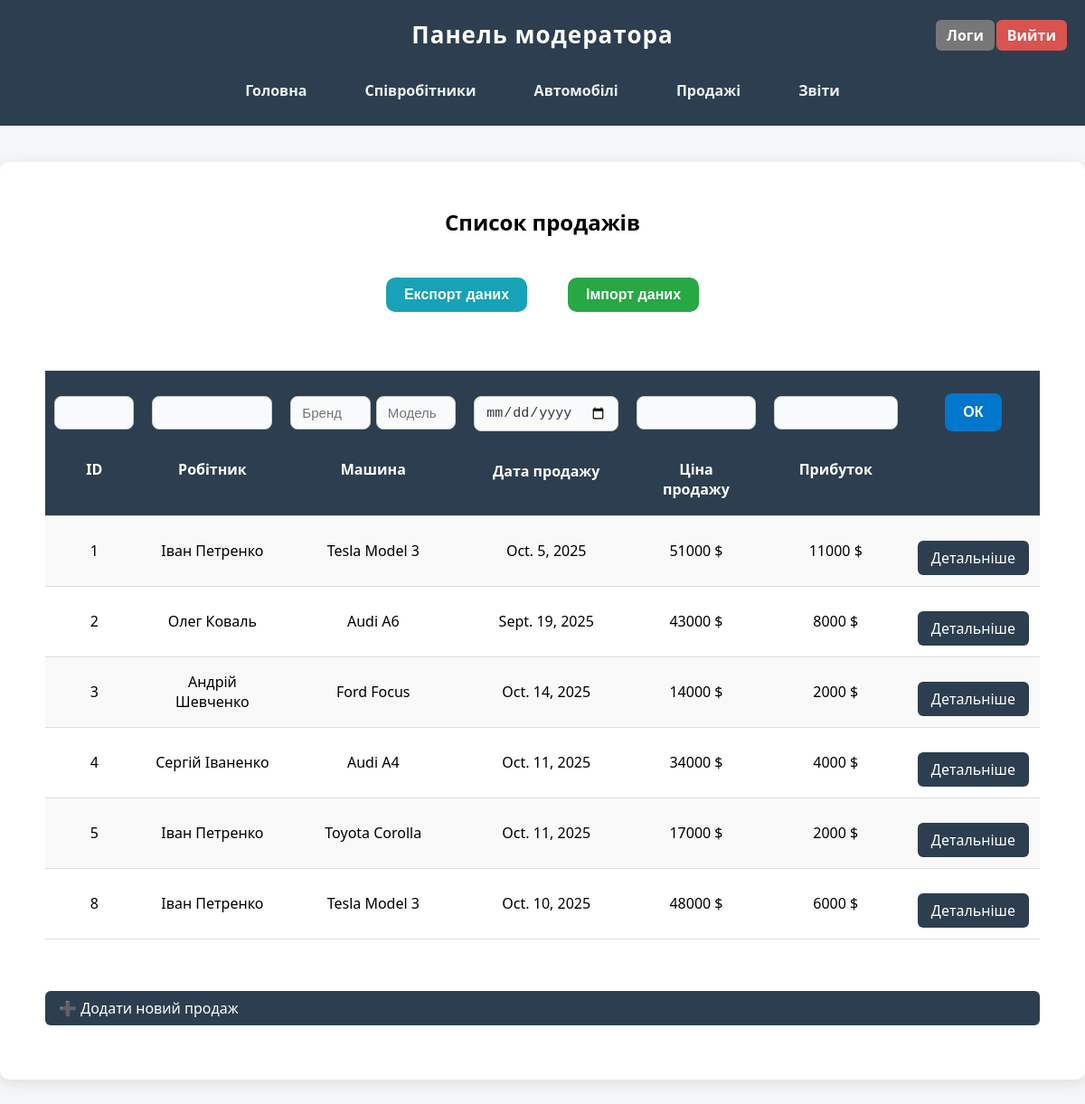
Page /moderator/sales/ (signed in) on the committed database.
### main/models.py (models this page shows, shortened)
class Sale(models.Model):
    worker = models.ForeignKey(Worker, on_delete=models.PROTECT)
    car = models.ForeignKey(Car, on_delete=models.PROTECT)
    sale_date = models.DateField()
    selling_price = models.IntegerField()
    profit = models.IntegerField(editable=False, default=0)

class Worker(models.Model):
    full_name = models.CharField(max_length=100)
    position = models.CharField(max_length=100)
    phone = models.CharField(max_length=15)
    email = models.EmailField()
    is_active = models.BooleanField(default=True)

class Car(models.Model):
    producer_name = models.CharField(max_length=100)
    year_production = models.IntegerField()
    model = models.CharField(max_length=100)
    cost = models.IntegerField()
    potential_selling_price = models.IntegerField()
    is_available = models.BooleanField(default=True)

### moderator/views.py (the view)
# urls.py: path('sales/', views.show_sales_list, name='sales_list'),
@moderator_required
def show_sales_list(request):
    return show_objects_list(request, Sale,
                             ['id', 'worker__full_name', 'car__producer_name', 'sale_date', 'selling_price', 'profit'],
                             'moderator/sales/sales_list.html',
                             'all_sales')

### moderator/views.py (called while the page is built)
@moderator_required
def show_objects_list(request, model_name, fields, template_name, objects_name):
    logger.info(f'Модератор переглянув список об’єктів: {model_name}.')
    all_objects = model_name.objects.all()
    sort_field = request.GET.get('sort', 'id')
    direction = request.GET.get('dir', 'asc')
    if request.method == 'GET':
        filter_fields = fields
        filters = {}
        for f in filter_fields:
            value = request.GET.get(f'filter_{f}')
            if value:
                filters[f] = value
        all_objects = all_objects.filter(**filters)
        if direction == 'desc':
            all_objects = all_objects.order_by(f'-{sort_field}')
        else:
            all_objects = all_objects.order_by(sort_field)
    return render(request, template_name, {objects_name : all_objects, 'sort_field' : sort_field, 'direction' : direction})

### moderator/templates/moderator/sales/sales_list.html (shortened to what this page needs)
{% extends 'layout_m.html' %}
{% block content %}
    <h2 style="text-align: center; margin-bottom: 30px;">Список продажів</h2>
    <div class="button-row">
        <form action="{% url 'export_sales' %}" method="post">
            <button type="submit" class="btn export">Експорт даних</button>
        </form>
            <form action="{% url 'import_sales' %}" method="post">
            <button type="submit" class="btn import">Імпорт даних</button>
        </form>
    </div>
    <form method="get">
        <table>
            <tr>
                <th>
                    <input name="filter_id" type="number">
                    <a href="?sort=id&dir={% if sort_field == 'id' and direction == 'asc' %}desc{% else %}asc{% endif %}">ID</a>
                </th>
                <th>
                    <input name="filter_worker" type="text">
                    <a href="?sort=worker&dir={% if sort_field == 'worker' and direction == 'asc' %}desc{% else %}asc{% endif %}">Робітник</a>
                </th>
                <th>
                    <div class="filter-inline">
                        <input name="filter_car__producer_name" type="text" placeholder="Бренд">
                        <input name="filter_car__model" type="text" placeholder="Модель">
                    </div>
                    <a href="?sort=car&dir={% if sort_field == 'car' and direction == 'asc' %}desc{% else %}asc{% endif %}">Машина</a>
                </th>
                <th>
                    <input name="filter_sale_date" type="date">
                    <a href="?sort=sale_date&dir={% if sort_field == 'sale_date' and direction == 'asc' %}desc{% else %}asc{% endif %}">Дата продажу</a>
                </th>
                <th>
                    <input name="filter_selling_price" type="number">
                    <a href="?sort=selling_price&dir={% if sort_field == 'selling_price' and direction == 'asc' %}desc{% else %}asc{% endif %}">Ціна продажу</a>
                </th>
                <th>
                    <input name="filter_profit" type="number">
                    <a href="?sort=profit&dir={% if sort_field == 'profit' and direction == 'asc' %}desc{% else %}asc{% endif %}">Прибуток</a>
                </th>
                <th><button type="submit">ОК</button><br><br></th>
            </tr>
            {% for sale in all_sales %}
            <tr>
                <td>{{ sale.id }}</td>
                <td>{{ sale.worker.full_name }}</td>
                <td>{{ sale.car.producer_name }} {{ sale.car.model }}</td>
                <td>{{ sale.sale_date }}</td>
                <td>{{ sale.selling_price }} $</td>
                <td>{{ sale.profit }} $</td>
                <td><a href="{% url 'sale_details' sale.id%}">Детальніше</a></td>
            </tr>
            {% endfor %}
        </table>
      <br>
      <a href="{% url 'create_sale' %}">➕ Додати новий продаж</a>
    </form>
{% endblock %}

### moderator/static/moderator/css/style_m.css (style rules this page uses)
body { font-family: system-ui, -apple-system, BlinkMacSystemFont, 'Segoe UI', Roboto, Oxygen, Ubuntu, Cantarell, 'Open Sans', 'Helvetica Neue', sans-serif; background: #f4f6f8; margin: 0; padding: 0; }
table { width: 100%; margin: 0 auto; border-collapse: collapse; margin-top: 20px; }
th, td { padding: 12px; text-align: center; border-bottom: 1px solid #ddd; }
th { background: #2c3e50; color: white; }
tr:nth-child(even) { background: #f9f9f9; }
a, button { display: inline-block; background: #2c3e50; color: white; padding: 8px 15px; border-radius: 6px; text-decoration: none; margin-top: 15px; transition: 0.3s; }
form { display: flex; flex-direction: column; gap: 10px; }
input, select, textarea { padding: 10px; border-radius: 6px; border: 1px solid #ccc; font-size: 14px; width: 100%; box-sizing: border-box; }
button { background-color: #0077cc; color: white; padding: 12px 20px; border: none; border-radius: 8px; font-size: 16px; font-weight: bold; cursor: pointer; transition: 0.3s; }
.btn { display: inline-block; padding: 10px 20px; margin: 5px; font-weight: bold; color: white; background: #007bff; border: none; border-radius: 10px; text-decoration: none; transition: background 0.3s; }
.btn.import { background: #28a745; }
.btn.export { background: #17a2b8; }
.button-row { display: flex; justify-content: center; align-items: center; gap: 15px; margin-bottom: 20px; }
.button-row form { margin: 0; }
table th input { display: block; width: 100%; padding: 9px 12px; margin-bottom: 10px; margin-top: 18px; border: 1px solid #ccc; border-radius: 8px; background-color: #f9fafb; font-size: 15px; color: #333; transition: all 0.25s ease; box-sizing: border-box; }
table th { padding: 10px; vertical-align: top; text-align: center; font-size: 16px; position: relative; }
form { margin: 20px auto; padding: 10px; max-width: 1100px; }
.filter-inline { display: flex; gap: 6px; justify-content: center; }
.filter-inline input { flex: 1; min-width: 0; padding: 9px 12px; margin-bottom: 10px; margin-top: 18px; border: 1px solid #ccc; border-radius: 8px; background-color: #f9fafb; font-size: 15px; transition: all 0.25s ease; }

### rows in the picture
Sale: id "1", worker.full_name "Іван Петренко", car.producer_name "Tesla", car.model "Model 3", sale_date "Oct. 5, 2025", selling_price "51000", profit "11000"
Sale: id "2", worker.full_name "Олег Коваль", car.producer_name "Audi", car.model "A6", sale_date "Sept. 19, 2025", selling_price "43000", profit "8000"
Sale: id "3", worker.full_name "Андрій Шевченко", car.producer_name "Ford", car.model "Focus", sale_date "Oct. 14, 2025", selling_price "14000", profit "2000"
Sale: id "4", worker.full_name "Сергій Іваненко", car.producer_name "Audi", car.model "A4", sale_date "Oct. 11, 2025", selling_price "34000", profit "4000"
Sale: id "5", worker.full_name "Іван Петренко", car.producer_name "Toyota", car.model "Corolla", sale_date "Oct. 11, 2025", selling_price "17000", profit "2000"
Sale: id "8", worker.full_name "Іван Петренко", car.producer_name "Tesla", car.model "Model 3", sale_date "Oct. 10, 2025", selling_price "48000", profit "6000"
